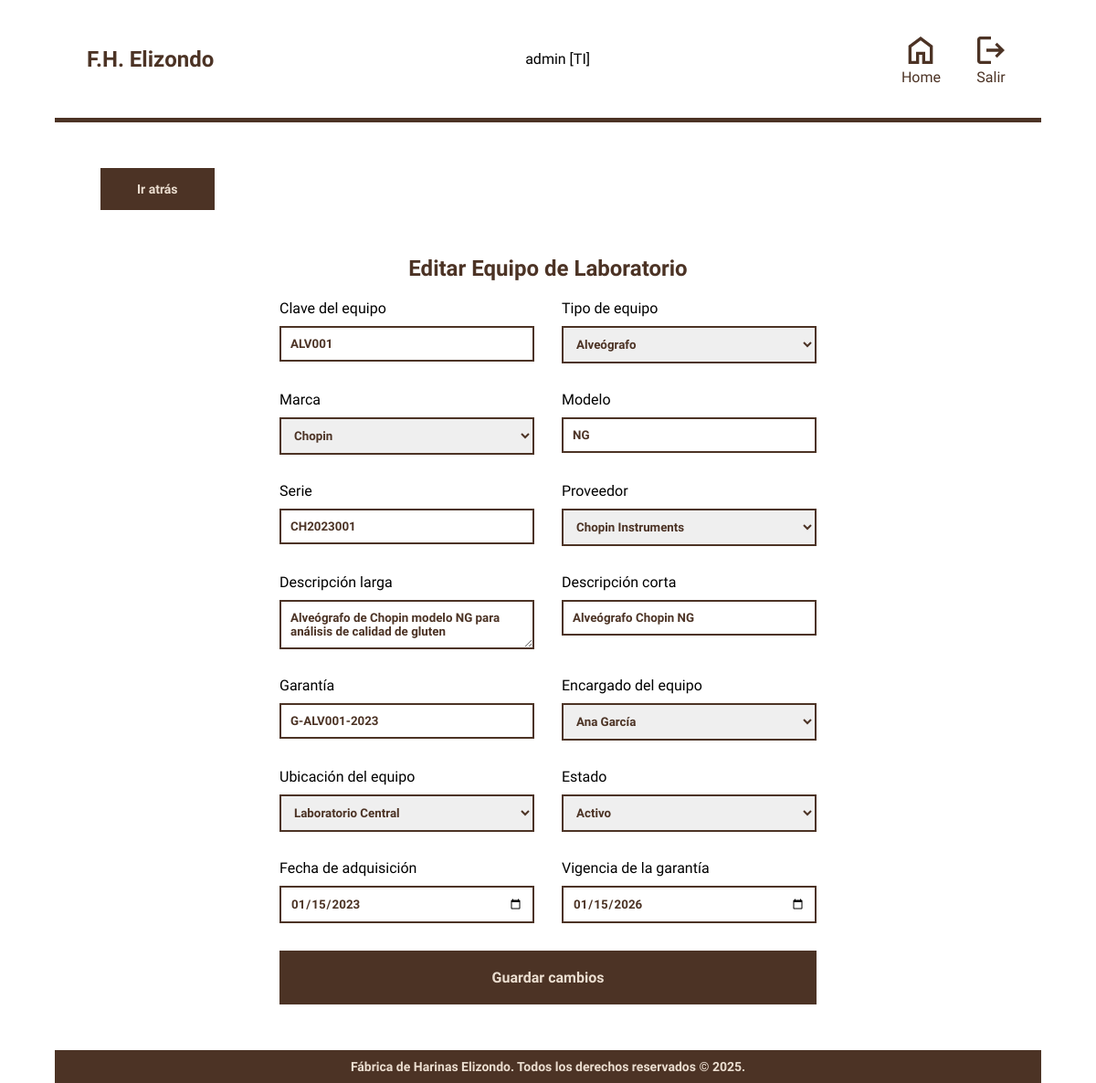
Page /modulos/laboratoriosform.php?id=1 (signed in) on the earlier database version.
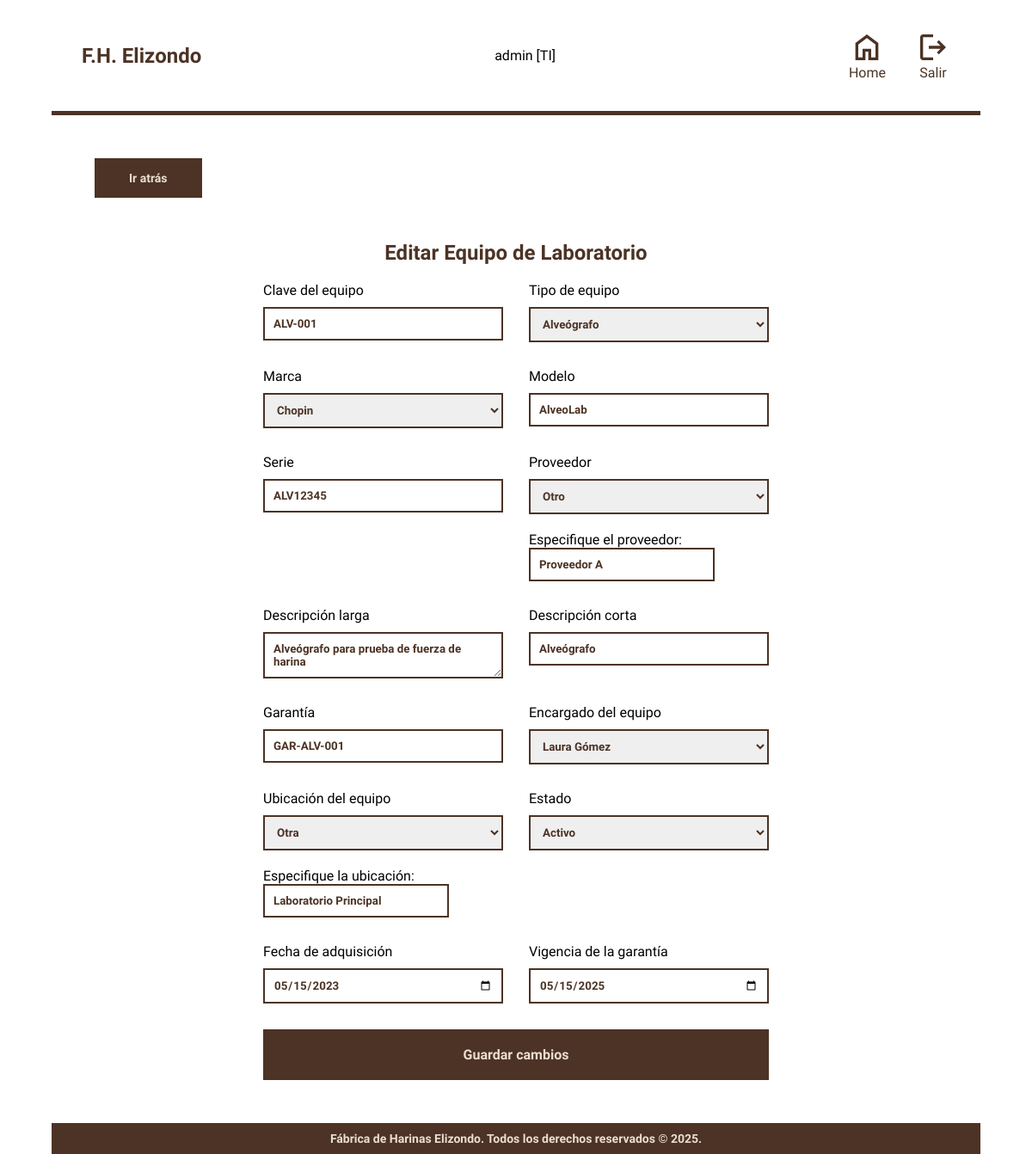
Same page on the later database version.
### tables this page shows
CREATE TABLE Equipos_Laboratorio (
    id_equipo INT PRIMARY KEY AUTO_INCREMENT,
    id_responsable INT NOT NULL,
    clave VARCHAR(50) UNIQUE NOT NULL,
    tipo_equipo ENUM('Alveógrafo', 'Farinógrafo') NOT NULL,
    marca VARCHAR(50),
    modelo VARCHAR(50),
    serie VARCHAR(59) UNIQUE NOT NULL,
    desc_larga VARCHAR(300),
    desc_corta VARCHAR(50) NOT NULL,
    proveedor VARCHAR(50),
    fecha_adquisicion DATE,
    garantia VARCHAR(50) UNIQUE,
    vencimiento_garantia DATE,
    ubicacion VARCHAR(100),
    estado ENUM('Activo', 'Inactivo', 'Baja') NOT NULL DEFAULT 'Activo',
    FOREIGN KEY (id_responsable) REFERENCES Usuarios(id_usuario)
);

CREATE TABLE Usuarios (
    id_usuario INT PRIMARY KEY AUTO_INCREMENT,
    nombre VARCHAR(100) NOT NULL,
    correo VARCHAR(100) UNIQUE NOT NULL,
    contrasena VARCHAR(255) NOT NULL,
    rol ENUM(
        'TI',
        'Gerencia de Control de Calidad',
        'Laboratorio',
        'Gerencia de Aseguramiento de Calidad',
        'Gerente de Planta',
        'Director de Operaciones'
    ) NOT NULL
);

### modulos/laboratoriosform.php (the view, shortened to what the changed rows need)
<?php
require '../config/conn.php';
$editando = false;
$equipo = null;
$errores = [];
$datos_form = [];
if (isset($_GET['id']) && !empty($_GET['id'])) {
    $id_equipo = $_GET['id'];
    $editando = true;
    $sql_equipo = "SELECT * FROM Equipos_Laboratorio WHERE id_equipo = :id_equipo";
    $stmt_equipo = $pdo->prepare($sql_equipo);
    $stmt_equipo->bindParam(':id_equipo', $id_equipo);
    $stmt_equipo->execute();
    $equipo = $stmt_equipo->fetch(PDO::FETCH_ASSOC);
}
$sql_responsables = "SELECT id_usuario, nombre FROM Usuarios
                    WHERE rol IN ('Gerencia de Control de Calidad', 'Laboratorio')
                    ORDER BY nombre";
$responsables = $pdo->query($sql_responsables)->fetchAll(PDO::FETCH_ASSOC);
$marcas = [
    'Chopin',
    'Brabender',
    'Perten',
    'Foss',
    'Stable Micro Systems',
    'PerkinElmer',
    'Bühler',
    'Bruker',
    'Agilent',
    'Shimadzu'
];
$proveedores = [
    'Chopin Instruments',
    'Brabender GmbH',
    'Perten Instruments',
    'Foss Analytics',
    'Stable Micro Systems',
    'PerkinElmer',
    'Bühler Group',
    'Bruck Laboratories',
    'FOSS Iberia',
    'Agromatic AG'
];
$ubicaciones = [
    'Laboratorio Central',
    'Laboratorio de Control de Calidad',
    'Planta Principal',
    'Planta Norte',
    'Planta Sur',
    'Área de Producción',
    'Área de Almacén',
    'Área de Molienda',
    'Área de Empaque',
    'Oficina Técnica',
    'Bodega de Insumos',
    'Bodega de Mantenimiento',
    'Cuarto de Máquinas'
];
$marca_personalizada = false;
$proveedor_personalizado = false;
$ubicacion_personalizada = false;
if ($editando) {
    $marca_personalizada = !in_array($equipo['marca'], $marcas);
    $proveedor_personalizado = !in_array($equipo['proveedor'], $proveedores);
    $ubicacion_personalizada = !in_array($equipo['ubicacion'], $ubicaciones);
}
?>
<!DOCTYPE html>
<html lang="en">
<head>
    <link rel="stylesheet" href="../styles.css">
    <link rel="stylesheet" href="../css/menu.css">
    <link rel="stylesheet" href="https://cdn.jsdelivr.net/npm/sweetalert2@11.7.3/dist/sweetalert2.min.css">
</head>
<body>
    <main class="contenedor hoja">
        <?php include '../includes/header.php'; ?>
        <div class="contenedor__modulo">
            <h2 class="heading"><?php echo $editando ? 'Editar' : 'Agregar'; ?> Equipo de Laboratorio</h2>
            <form action="../config/procesar_equipo.php" class="formulario" method="POST">
                <div class="formulario__campo">
                    <label for="clave" class="formulario__label">Clave del equipo</label>
                    <input type="text" class="formulario__input <?php echo isset($errores['clave']) ? 'input-error' : ''; ?>"
                           placeholder="Clave del equipo"
                           name="clave"
                           value="<?php echo isset($datos_form['clave']) ? htmlspecialchars($datos_form['clave']) : ($editando ? htmlspecialchars($equipo['clave']) : ''); ?>"
                           required>
                </div>
                <div class="formulario__campo">
                    <label for="tipo_equipo" class="formulario__label">Tipo de equipo</label>
                    <select class="formulario__input" name="tipo_equipo" required>
                        <option value="Alveógrafo" <?php echo (isset($datos_form['tipo_equipo']) && $datos_form['tipo_equipo'] == 'Alveógrafo') || ($editando && $equipo['tipo_equipo'] == 'Alveógrafo') ? 'selected' : ''; ?>>Alveógrafo</option>
                    </select>
                </div>
                <div class="formulario__campo">
                    <label for="marca_select" class="formulario__label">Marca</label>
                    <select class="formulario__input" id="marca_select" name="marca_select" required>
                        <?php foreach($marcas as $marca): ?>
                            <option value="<?php echo htmlspecialchars($marca); ?>"
                                <?php echo (isset($datos_form['marca_select']) && $datos_form['marca_select'] == $marca) ||
                                    ($editando && !$marca_personalizada && $equipo['marca'] == $marca) ? 'selected' : ''; ?>>
                                <?php echo htmlspecialchars($marca); ?>
                            </option>
                        <?php endforeach; ?>
                    </select>
                </div>
                <div class="formulario__campo">
                    <label for="modelo" class="formulario__label">Modelo</label>
                    <input type="text" class="formulario__input"
                           placeholder="Modelo"
                           name="modelo"
                           value="<?php echo isset($datos_form['modelo']) ? htmlspecialchars($datos_form['modelo']) : ($editando ? htmlspecialchars($equipo['modelo']) : ''); ?>"
                           required>
                </div>
                <div class="formulario__campo">
                    <label for="serie" class="formulario__label">Serie</label>
                    <input type="text" class="formulario__input <?php echo isset($errores['serie']) ? 'input-error' : ''; ?>"
                           placeholder="Serie"
                           name="serie"
                           value="<?php echo isset($datos_form['serie']) ? htmlspecialchars($datos_form['serie']) : ($editando ? htmlspecialchars($equipo['serie']) : ''); ?>"
                           required>
                </div>
                <div class="formulario__campo">
                    <label for="proveedor_select" class="formulario__label">Proveedor</label>
                    <select class="formulario__input" id="proveedor_select" name="proveedor_select" required>
                        <?php foreach($proveedores as $prov): ?>
                            <option value="<?php echo htmlspecialchars($prov); ?>"
                                <?php echo (isset($datos_form['proveedor_select']) && $datos_form['proveedor_select'] == $prov) ||
                                    ($editando && !$proveedor_personalizado && $equipo['proveedor'] == $prov) ? 'selected' : ''; ?>>
                                <?php echo htmlspecialchars($prov); ?>
                            </option>
                        <?php endforeach; ?>
                        <option value="Otro" <?php echo (isset($datos_form['proveedor_select']) && $datos_form['proveedor_select'] == 'Otro') ||
                            ($editando && $proveedor_personalizado) ? 'selected' : ''; ?>>Otro</option>
                    </select>
                    <div class="campo-personalizado <?php echo $proveedor_personalizado ? 'visible' : ''; ?>">
                        <label for="proveedor_personalizado" class="formulario__label">Especifique el proveedor:</label>
                        <input type="text" class="formulario__input"
                               id="proveedor_personalizado"
                               name="proveedor_personalizado"
                               placeholder="Escriba el proveedor"
                               value="<?php echo (isset($datos_form['proveedor_personalizado']) ? htmlspecialchars($datos_form['proveedor_personalizada']) :
                                   ($editando && $proveedor_personalizado ? htmlspecialchars($equipo['proveedor']) : '')); ?>"
                               <?php echo $proveedor_personalizado ? 'required' : ''; ?>>
                    </div>
                </div>
                <div class="formulario__campo">
                    <label for="descripcion_larga" class="formulario__label">Descripción larga</label>
                    <textarea name="desc_larga" id="descripcion_larga" class="formulario__input" required><?php echo isset($datos_form['desc_larga']) ? htmlspecialchars($datos_form['desc_larga']) : ($editando ? htmlspecialchars($equipo['desc_larga']) : ''); ?></textarea>
                </div>
                <div class="formulario__campo">
                    <label for="descripcion_corta" class="formulario__label">Descripción corta</label>
                    <input type="text" class="formulario__input"
                           placeholder="Descripción corta"
                           name="desc_corta"
                           value="<?php echo isset($datos_form['desc_corta']) ? htmlspecialchars($datos_form['desc_corta']) : ($editando ? htmlspecialchars($equipo['desc_corta']) : ''); ?>"
                           required>
                </div>
                <div class="formulario__campo">
                    <label for="garantia" class="formulario__label">Garantía</label>
                    <input type="text" class="formulario__input <?php echo isset($errores['garantia']) ? 'input-error' : ''; ?>"
                           placeholder="Garantía"
                           name="garantia"
                           value="<?php echo isset($datos_form['garantia']) ? htmlspecialchars($datos_form['garantia']) : ($editando ? htmlspecialchars($equipo['garantia']) : ''); ?>"
                           required>
                </div>
                <div class="formulario__campo">
                    <label for="encargado" class="formulario__label">Encargado del equipo</label>
                    <select class="formulario__input" name="id_responsable" required>
                        <?php foreach($responsables as $resp): ?>
                        <option value="<?= htmlspecialchars($resp['id_usuario']) ?>"
                            <?php echo (isset($datos_form['id_responsable']) && $datos_form['id_responsable'] == $resp['id_usuario']) || ($editando && $equipo['id_responsable'] == $resp['id_usuario']) ? 'selected' : ''; ?>>
                            <?= htmlspecialchars($resp['nombre']) ?>
                        </option>
                        <?php endforeach; ?>
                    </select>
                </div>
                <div class="formulario__campo">
                    <label for="ubicacion_select" class="formulario__label">Ubicación del equipo</label>
                    <select class="formulario__input" id="ubicacion_select" name="ubicacion_select" required>
                        <?php foreach($ubicaciones as $ubic): ?>
                            <option value="<?php echo htmlspecialchars($ubic); ?>"
                                <?php echo (isset($datos_form['ubicacion_select']) && $datos_form['ubicacion_select'] == $ubic) ||
                                    ($editando && !$ubicacion_personalizada && $equipo['ubicacion'] == $ubic) ? 'selected' : ''; ?>>
                                <?php echo htmlspecialchars($ubic); ?>
                            </option>
                        <?php endforeach; ?>
                        <option value="Otra" <?php echo (isset($datos_form['ubicacion_select']) && $datos_form['ubicacion_select'] == 'Otra') ||
                            ($editando && $ubicacion_personalizada) ? 'selected' : ''; ?>>Otra</option>
                    </select>
                    <div class="campo-personalizado <?php echo $ubicacion_personalizada ? 'visible' : ''; ?>">
                        <label for="ubicacion_personalizada" class="formulario__label">Especifique la ubicación:</label>
                        <input type="text" class="formulario__input"
                               id="ubicacion_personalizada"
                               name="ubicacion_personalizada"
                               placeholder="Escriba la ubicación"
                               value="<?php echo (isset($datos_form['ubicacion_personalizada']) ? htmlspecialchars($datos_form['ubicacion_personalizada']) :
                                   ($editando && $ubicacion_personalizada ? htmlspecialchars($equipo['ubicacion']) : '')); ?>"
                               <?php echo $ubicacion_personalizada ? 'required' : ''; ?>>
                    </div>
                </div>
                <div class="formulario__campo">
                    <label for="estado" class="formulario__label">Estado</label>
                    <select class="formulario__input" name="estado" required>
                        <option value="Activo" <?php echo (isset($datos_form['estado']) && $datos_form['estado'] == 'Activo') || ($editando && $equipo['estado'] == 'Activo') ? 'selected' : ''; ?>>Activo</option>
                    </select>
                </div>
                <div class="formulario__campo">
                    <label for="fecha_adquisicion" class="formulario__label">Fecha de adquisición</label>
                    <input type="date" class="formulario__input"
                           id="fecha_adquisicion"
                           name="fecha_adquisicion"
                           value="<?php echo isset($datos_form['fecha_adquisicion']) ? htmlspecialchars($datos_form['fecha_adquisicion']) : ($editando && $equipo['fecha_adquisicion'] ? htmlspecialchars($equipo['fecha_adquisicion']) : ''); ?>"
                           required>
                </div>
                <div class="formulario__campo">
                    <label for="vencimiento_garantia" class="formulario__label">Vigencia de la garantía</label>
                    <input type="date" class="formulario__input"
                           id="vencimiento_garantia"
                           name="vencimiento_garantia"
                           value="<?php echo isset($datos_form['vencimiento_garantia']) ? htmlspecialchars($datos_form['vencimiento_garantia']) : ($editando && $equipo['vencimiento_garantia'] ? htmlspecialchars($equipo['vencimiento_garantia']) : ''); ?>"
                           required>
                </div>
            </form>
        </div>
    </main>
</body>
</html>

Differences in the rows shown:
changed equipos_laboratorio "Alveógrafo": clave "ALV001" → "ALV-001"; modelo "NG" → "AlveoLab"; serie "CH2023001" → "ALV12345"; proveedor_select "Chopin Instruments" → "Otro"; proveedor "Chopin Instruments" → "Proveedor A" (drawn); proveedor_personalizado (not shown) → "Proveedor A"; desc_larga "Alveógrafo de Chopin modelo NG para análisis de calidad de gluten" → "Alveógrafo para prueba de fuerza de harina"; desc_corta "Alveógrafo Chopin NG" → "Alveógrafo"; garantia "G-ALV001-2023" → "GAR-ALV-001"; id_responsable (not shown) → "Laura Gómez"; ubicacion_select "Laboratorio Central" → "Otra"; ubicacion "Laboratorio Central" → "Laboratorio Principal" (drawn); ubicacion_personalizada (not shown) → "Laboratorio Principal"; fecha_adquisicion "01/15/2023" → "05/15/2023"; vencimiento_garantia "01/15/2026" → "05/15/2025"
Other differences:
form field id_responsable: "Ana García" → (not shown)
text now shown: "Especifique el proveedor: Especifique la ubicación:"
